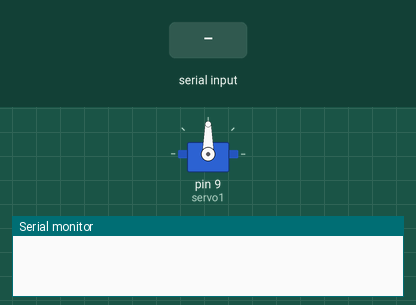
Recording of a sketch running on a simulated Arduino Uno, built with avr-gcc and run on an emulated ATmega328P. On the bench: servo, the last lines printed to the serial monitor. The test bench sets the inputs (shaded band).

Above: at 1.2 s.
1.3 s: "right" received over Serial
At 3.5 s:
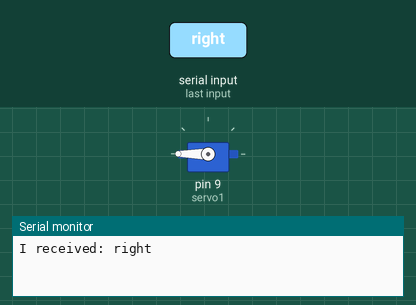
3.8 s: "left" received over Serial
At 5.4 s:
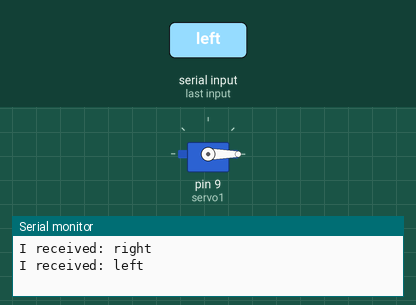
Timing chart, 0 to 6.9 s (numbered marks = the images above; inputs shaded):
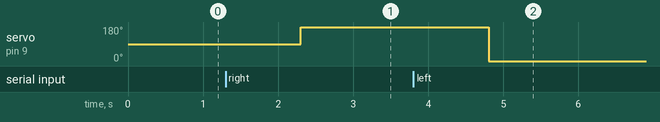

Measured:
- after the input at 1.3 s, servo on pin 9 (servo1): 90° → 180° after 1.0 s
- after the input at 3.8 s, servo on pin 9 (servo1): 180° → 0° after 1.0 s

The sketch:

SmartMethodTask2.ino
```cpp
 #include <Servo.h>
Servo servo1;
 String incomingString="";

void setup() {
  // put your setup code here, to run once:
Serial.begin(9600);
  servo1.attach(9);

}

void loop() {

  // send data only when you receive data:
  if (Serial.available() > 0) {


    //read the direction
    incomingString= Serial.readString();

    Serial.print("I received: ");
    Serial.println(incomingString);

   if (incomingString.equals("right")){servo1.write(180);}
    else if (incomingString.equals("left")){servo1.write(0);}
    }

    }
```
